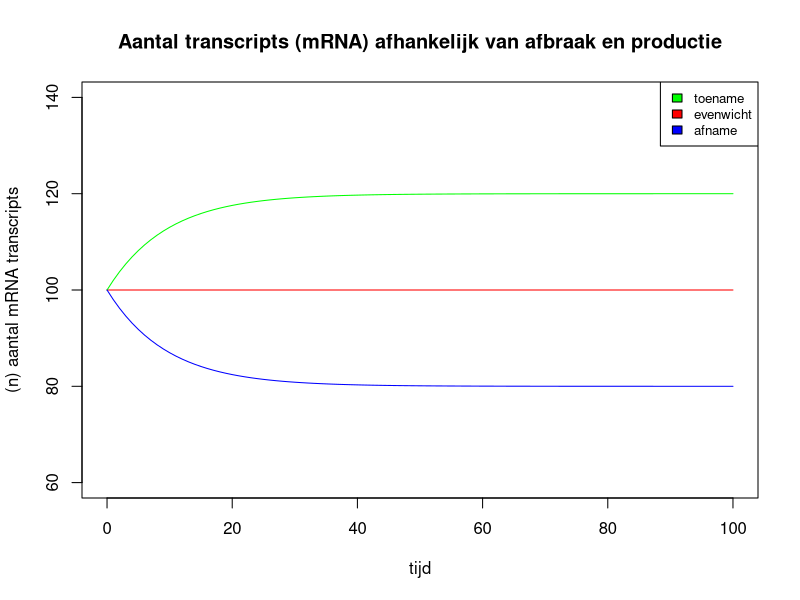

Here is the R script that generated this plot:
## ---- chunk 1
knitr::opts_chunk$set(echo = TRUE)
## ---- chunk 2
#knitr::include_graphics('example.png')
## ---- chunk 3
library(deSolve)
## ---- chunk 4
# elementen opzetten als variabelen
state <- c(R = 100)
times <- 0:100
## ---- chunk 5
new.mRNA.population <- function(t, R, parms){
with(as.list(c(parms)),{
delta.R.d.t <- r * R + m
return(list(c(delta.R.d.t)))
}
)
}
## ---- chunk 6
# evenwichtstoestand
parameters <- c(r = -0.10, m = 10)

# simuleer scenario (a) met de aanname dat de parameters hetzelfde blijven
evenwicht <- ode(times = times, y = state,
parms = parameters, func = new.mRNA.population, method = "euler")
## ---- chunk 7
# toename mRNA
parameters <- c(r = -0.10, m = 12)
# simuleer scenario (b) met de aanname dat de parameters hetzelfde blijven
toename <- ode(times = times, y = state,
parms = parameters, func = new.mRNA.population, method = "euler")

## ---- chunk 8
# afname mRNA
parameters <- c(r = -0.10, m = 8)
# simuleer scenario (c) met de aanname dat de parameters hetzelfde blijven
afname <- ode(times = times, y = state,
parms = parameters, func = new.mRNA.population, method = "euler")

## ---- chunk 9
head(evenwicht)
## ---- chunk 10
head(toename)
## ---- chunk 11
head(afname)
## ---- chunk 12
#code to generate figures with title, subscripts, legenda etc
plot(evenwicht, main = "Aantal transcripts (mRNA) afhankelijk van afbraak en productie",
     xlab = "tijd", ylab = "(n) aantal mRNA transcripts", col = "red")
lines(toename, col = "green")
lines(afname, col = "blue")
legend('topright', c("toename", "evenwicht", "afname"),
       fill = c("green", "red", "blue"), cex = 0.80)
